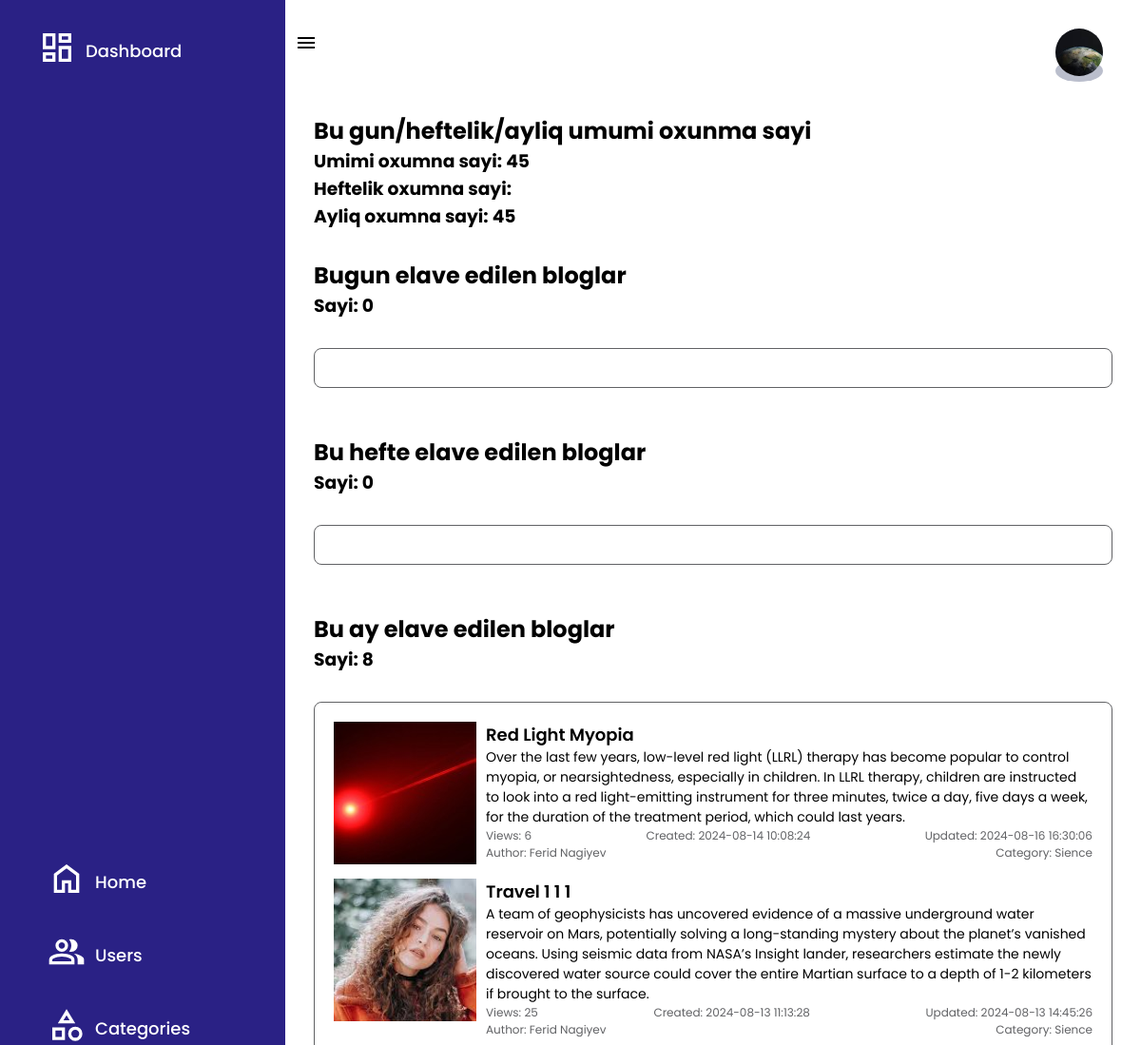
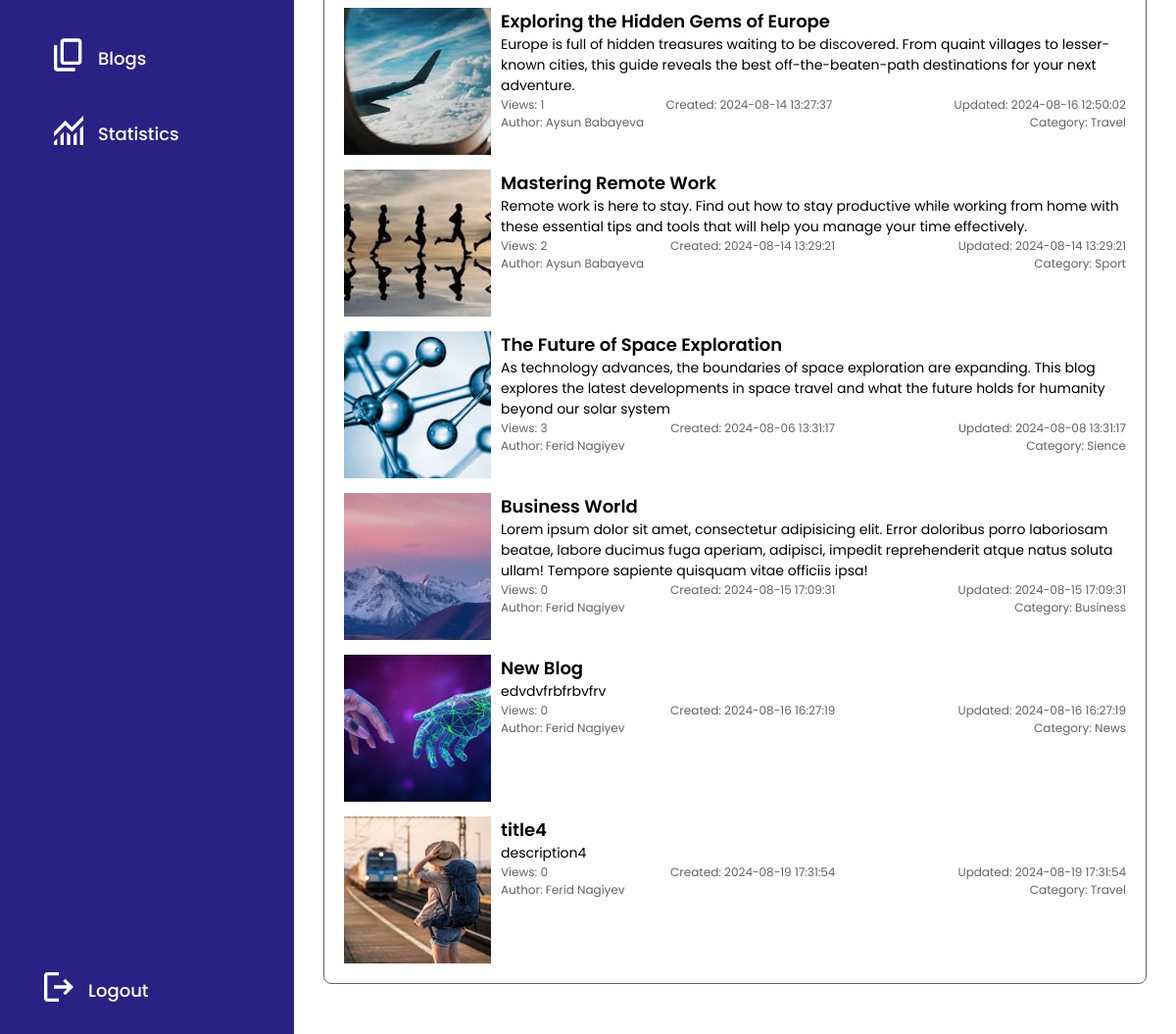
The app's page /admin/statistics/index.php (signed in) with its own data (2 pictures, top to bottom).
### tables this page shows
CREATE TABLE `users` (
  `id` bigint(20) NOT NULL,
  `name` varchar(255) NOT NULL,
  `surname` varchar(255) NOT NULL,
  `gender` int(11) NOT NULL,
  `dob` date NOT NULL,
  `profile` varchar(255) DEFAULT NULL,
  `email` varchar(255) NOT NULL,
  `password` varchar(255) NOT NULL,
  `active` int(11) DEFAULT 1,
  `role` int(11) DEFAULT 0,
  `otp` int(11) DEFAULT NULL,
  `created_at` timestamp NOT NULL DEFAULT current_timestamp(),
  `updated_at` timestamp NOT NULL DEFAULT current_timestamp()
);

CREATE TABLE `blogs` (
  `id` bigint(20) NOT NULL,
  `user_id` bigint(20) DEFAULT NULL,
  `category_id` bigint(20) DEFAULT NULL,
  `title` varchar(1000) NOT NULL,
  `description` mediumtext NOT NULL,
  `profile` varchar(255) NOT NULL,
  `is_publish` tinyint(1) DEFAULT 0,
  `view_count` int(11) DEFAULT 0,
  `created_at` timestamp NOT NULL DEFAULT current_timestamp(),
  `updated_at` timestamp NOT NULL DEFAULT current_timestamp()
);

CREATE TABLE `catigories` (
  `id` bigint(20) NOT NULL,
  `name` varchar(255) NOT NULL,
  `created_at` timestamp NOT NULL DEFAULT current_timestamp(),
  `updated_at` timestamp NOT NULL DEFAULT current_timestamp()
);

### admin/statistics/index.php (the view, shortened to what this page needs)
<?php
include_once "../../adminIndex.php";
$sql = "SELECT SUM(view_count) AS views FROM blogs";
$viewQuery = $connection->prepare($sql);
$viewQuery->execute([]);
$view_count = $viewQuery->fetch(PDO::FETCH_ASSOC);
$sql = "SELECT SUM(view_count) AS views FROM blogs
    WHERE WEEK(NOW()) = WEEK(updated_at) AND
    YEAR(updated_at) = YEAR(NOW())";
$viewQuery = $connection->prepare($sql);
$viewQuery->execute([]);
$week_views = $viewQuery->fetch(PDO::FETCH_ASSOC);
$sql = "SELECT SUM(view_count) AS views FROM blogs
      WHERE MONTH(NOW()) = MONTH(updated_at)  AND
      YEAR(updated_at) = YEAR(NOW())";
$viewQuery = $connection->prepare($sql);
$viewQuery->execute([]);
$month_views = $viewQuery->fetch(PDO::FETCH_ASSOC);
$sql = "SELECT blogs.*, users.name AS name, users.surname AS surname, catigories.name AS category_name,
        (SELECT COUNT(blogs.id) AS count FROM blogs WHERE DATE(blogs.created_at) = CURRENT_DATE()) AS count
        FROM blogs
        LEFT JOIN users ON users.id = blogs.user_id
        LEFT JOIN catigories ON catigories.id = blogs.category_id
        WHERE DATE(blogs.created_at) = CURRENT_DATE()";
$viewQuery = $connection->prepare($sql);
$viewQuery->execute([]);
$today_blogs = $viewQuery->fetchAll(PDO::FETCH_ASSOC);
$sql = "SELECT blogs.*, users.name AS name, users.surname AS surname, catigories.name AS category_name,
        (SELECT COUNT(blogs.id) FROM blogs WHERE WEEK(blogs.created_at) = WEEK(NOW())) AS count
        FROM blogs
        LEFT JOIN users ON users.id = blogs.user_id
        LEFT JOIN catigories ON catigories.id = blogs.category_id
        WHERE WEEK(blogs.created_at) = WEEK(NOW())";
$viewQuery = $connection->prepare($sql);
$viewQuery->execute([]);
$week_blogs = $viewQuery->fetchAll(PDO::FETCH_ASSOC);
$sql = "SELECT blogs.*, users.name AS name, users.surname AS surname, catigories.name AS category_name,
        (SELECT COUNT(blogs.id) FROM blogs WHERE MONTH(blogs.created_at) = MONTH(NOW())) AS count
        FROM blogs
        LEFT JOIN users ON users.id = blogs.user_id
        LEFT JOIN catigories ON catigories.id = blogs.category_id
        WHERE MONTH(blogs.created_at) = MONTH(NOW())";
$viewQuery = $connection->prepare($sql);
$viewQuery->execute([]);
$month_blogs = $viewQuery->fetchAll(PDO::FETCH_ASSOC);
?>
<section class="adminPanel">
    <?php include_once "../dashboard.php" ?>
    <div class="content">
        <?php include_once "../topBar.php" ?>
        <div class="main">
            <div class="statistics">
                <h2>Bu gun/heftelik/ayliq umumi oxunma sayi</h2>
                <h3>Umimi oxumna sayi: <?php print_r($view_count['views']) ?></h3>
                <h3>Heftelik oxumna sayi: <?php print_r($week_views['views']) ?></h3>
                <h3>Ayliq oxumna sayi: <?php print_r($month_views['views']) ?></h3>
                <div class="blogSection">
                    <h2>Bugun elave edilen bloglar</h2>
                    <h3>Sayi: <?php echo isset($today_blogs[0]['count']) ? $today_blogs[0]['count'] : 0 ?></h3>
                    <div class="blogs">
                    </div>
                    <br>
                    <br>
                    <h2>Bu hefte elave edilen bloglar</h2>
                    <h3>Sayi: <?php echo isset($week_blogs[0]['count']) ? $week_blogs[0]['count'] : 0  ?></h3>
                    <div class="blogs">
                    </div>
                    <br>
                    <br>
                    <h2>Bu ay elave edilen bloglar</h2>
                    <h3>Sayi: <?= isset($month_blogs[0]['count']) ? $month_blogs[0]['count'] : 0  ?></h3>
                    <div class="blogs">
                        <?php
                        if (!empty($month_blogs)) {
                            foreach ($month_blogs as $month_blog) {
                        ?>
                                <div class="blog">
                                    <div class="img">
                                        <img src="/backend_project1/public/<?= $month_blog['profile'] ?>" alt="Profile">
                                    </div>
                                    <div class="info">
                                        <div class="title"><?= $month_blog['title'] ?></div>
                                        <div class="desc"><?= $month_blog['description'] ?></div>
                                        <div class="details">
                                            <div class="view">Views: <?= $month_blog['view_count'] ?></div>
                                            <div class="date">Created: <?= $month_blog['created_at'] ?></div>
                                            <div class="date">Updated: <?= $month_blog['updated_at'] ?></div>
                                        </div>
                                        <div class="details">
                                            <div class="author">Author: <?= $month_blog['name'] . " " . $month_blog['surname']  ?></div>
                                            <div class="category">Category: <?= $month_blog['category_name'] ?></div>
                                        </div>
                                    </div>
                                </div>
                        <?php
                            }
                        }
                        ?>
                    </div>
                </div>
            </div>
        </div>
    </div>
</section>

### admin/topBar.php
<?php
$sql="SELECT profile FROM users WHERE id=?";
$userQuery=$connection->prepare($sql);
$userQuery->execute([$_SESSION['user_id']]);
$user = $userQuery->fetch(PDO::FETCH_ASSOC);
?>
<div class="topBar">
    <div class="toggle">
        <img src="/backend_project1/public/menu.svg" alt="Toggle Btn">
    </div>
    <div class="profile">
        <a href="#">
            <img src="/backend_project1/<?= $user['profile'] ?>" alt="Profile">
        </a>
    </div>
</div>

### style.css (style rules this page uses)
* { box-sizing: border-box; padding: 0; margin: 0; list-style: none; text-decoration: none; font-family: "Poppins"; }
.profile { width: 100%; margin-top: 20px; }
.adminPanel { width: 100%; min-height: 100vh; display: flex; justify-content: flex-start; position: relative; }
.adminPanel .content { margin-left: 300px; width: 100%; display: flex; flex-direction: column; }
.adminPanel .content .topBar { padding: 10px 40px 10px 10px; display: flex; justify-content: space-between; align-items: center; width: 100%; }
.adminPanel .content .topBar .toggle { display: flex; justify-content: center; align-items: center; }
.adminPanel .content .topBar .profile, .adminPanel .content .topBar .profile a { width: 50px; height: 50px; border-radius: 50%; color: #000; background-color: #BABECC; }
.adminPanel .content .topBar .profile img { width: 100%; height: 100%; object-fit: cover; border-radius: 50%; }
.adminPanel .content .topBar>div { width: max-content; }
.adminPanel .content .main { width: 100%; height: 100%; padding: 30px; }
.blogSection { margin: 30px 0; }
.blogSection { width: 100%; }
.blogSection .blogs { width: 100%; margin-top: 30px; border: 1px solid #616265; border-radius: 8px; padding: 20px; max-height: 90vh; overflow-y: auto; display: flex; flex-direction: column; gap: 15px; }
.blogSection .blog { width: 100%; display: flex; gap: 10px; }
.blogSection .blog .img { width: 150px; height: 150px; }
.blogSection .blog .img img { width: 100%; height: 100%; object-fit: cover; }
.blogSection .blog .info { width: calc(100% - 160px); }
.blogSection .blog .info .title { font-weight: 600; font-size: 18px; }
.blogSection .blog .desc { font-size: 14px; }
.blogSection .blog .details { width: 100%; display: flex; justify-content: space-between; }
.blogSection .blog .details>div { font-size: 12px; color: #616265; }

### records on screen
users: profile (picture)
blogs: profile (picture), title "Red Light Myopia", description "Over the last few years, low-level red light (LLRL) therapy has become popular to control myopia, or nearsightedness, especially in children. In LLRL therapy, children are instructed to look into a red light-emitting instrument for three minutes, twice a day, five days a week, for the duration of the treatment period, which could last years.", view_count "6", created_at "2024-08-14 10:08:24", updated_at "2024-08-16 16:30:06", user.name "Ferid", user.surname "Nagiyev", category.name "Sience"
blogs: profile (picture), title "Travel 1 1 1", description "A team of geophysicists has uncovered evidence of a massive underground water reservoir on Mars, potentially solving a long-standing mystery about the planet’s vanished oceans. Using seismic data from NASA’s Insight lander, researchers estimate the newly discovered water source could cover the entire Martian surface to a depth of 1-2 kilometers if brought to the surface.", view_count "25", created_at "2024-08-13 11:13:28", updated_at "2024-08-13 14:45:26", user.name "Ferid", user.surname "Nagiyev", category.name "Sience"
blogs: profile (picture), title "Exploring the Hidden Gems of Europe", description "Europe is full of hidden treasures waiting to be discovered. From quaint villages to lesser-known cities, this guide reveals the best off-the-beaten-path destinations for your next adventure.", view_count "1", created_at "2024-08-14 13:27:37", updated_at "2024-08-16 12:50:02", user.name "Aysun", user.surname "Babayeva", category.name "Travel"
blogs: profile (picture), title "Mastering Remote Work", description "Remote work is here to stay. Find out how to stay productive while working from home with these essential tips and tools that will help you manage your time effectively.", view_count "2", created_at "2024-08-14 13:29:21", updated_at "2024-08-14 13:29:21", user.name "Aysun", user.surname "Babayeva", category.name "Sport"
blogs: profile (picture), title "The Future of Space Exploration", description "As technology advances, the boundaries of space exploration are expanding. This blog explores the latest developments in space travel and what the future holds for humanity beyond our solar system", view_count "3", created_at "2024-08-06 13:31:17", updated_at "2024-08-08 13:31:17", user.name "Ferid", user.surname "Nagiyev", category.name "Sience"
blogs: profile (picture), title "Business World", description "Lorem ipsum dolor sit amet, consectetur adipisicing elit. Error doloribus porro laboriosam beatae, labore ducimus fuga aperiam, adipisci, impedit reprehenderit atque natus soluta ullam! Tempore sapiente quisquam vitae officiis ipsa!", view_count "0", created_at "2024-08-15 17:09:31", updated_at "2024-08-15 17:09:31", user.name "Ferid", user.surname "Nagiyev", category.name "Business"
blogs: profile (picture), title "New Blog", description "edvdvfrbfrbvfrv", view_count "0", created_at "2024-08-16 16:27:19", updated_at "2024-08-16 16:27:19", user.name "Ferid", user.surname "Nagiyev", category.name "News"
blogs: profile (picture), title "title4", description "description4", view_count "0", created_at "2024-08-19 17:31:54", updated_at "2024-08-19 17:31:54", user.name "Ferid", user.surname "Nagiyev", category.name "Travel"

### other values on screen
$month_blogs[0]['count'] "8"
